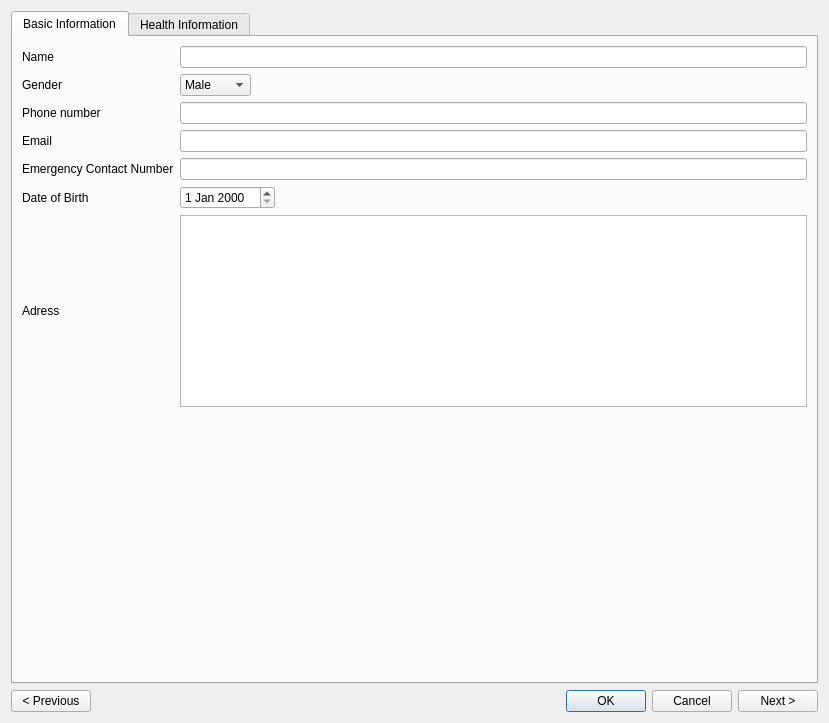
<?xml version="1.0" encoding="UTF-8"?>
<ui version="4.0">
 <class>AddMembers</class>
 <widget class="QDialog" name="AddMembers">
  <property name="geometry">
   <rect>
    <x>0</x>
    <y>0</y>
    <width>829</width>
    <height>723</height>
   </rect>
  </property>
  <property name="windowTitle">
   <string>Dialog</string>
  </property>
  <layout class="QVBoxLayout" name="verticalLayout_2">
   <item>
    <widget class="QTabWidget" name="tabWidget">
     <property name="tabShape">
      <enum>QTabWidget::TabShape::Rounded</enum>
     </property>
     <property name="currentIndex">
      <number>0</number>
     </property>
     <widget class="QWidget" name="tab">
      <attribute name="title">
       <string>Basic Information</string>
      </attribute>
      <layout class="QVBoxLayout" name="verticalLayout_3">
       <item>
        <layout class="QGridLayout" name="gridLayout_2">
         <item row="0" column="0">
          <widget class="QLabel" name="label">
           <property name="text">
            <string>Name</string>
           </property>
          </widget>
         </item>
         <item row="0" column="1" colspan="3">
          <widget class="QLineEdit" name="lineEdit"/>
         </item>
         <item row="1" column="0">
          <widget class="QLabel" name="label_4">
           <property name="text">
            <string>Gender</string>
           </property>
          </widget>
         </item>
         <item row="1" column="1">
          <widget class="QComboBox" name="comboBox">
           <item>
            <property name="text">
             <string>Male</string>
            </property>
           </item>
           <item>
            <property name="text">
             <string>Female</string>
            </property>
           </item>
           <item>
            <property name="text">
             <string>Other</string>
            </property>
           </item>
          </widget>
         </item>
         <item row="1" column="2" colspan="2">
          <spacer name="horizontalSpacer_4">
           <property name="orientation">
            <enum>Qt::Orientation::Horizontal</enum>
           </property>
           <property name="sizeHint" stdset="0">
            <size>
             <width>40</width>
             <height>20</height>
            </size>
           </property>
          </spacer>
         </item>
         <item row="2" column="0">
          <widget class="QLabel" name="label_6">
           <property name="text">
            <string>Phone number</string>
           </property>
          </widget>
         </item>
         <item row="2" column="1" colspan="3">
          <widget class="QLineEdit" name="lineEdit_4"/>
         </item>
         <item row="3" column="0">
          <widget class="QLabel" name="label_7">
           <property name="text">
            <string>Email</string>
           </property>
          </widget>
         </item>
         <item row="3" column="1" colspan="3">
          <widget class="QLineEdit" name="lineEdit_3"/>
         </item>
         <item row="4" column="0">
          <widget class="QLabel" name="label_8">
           <property name="text">
            <string>Emergency Contact Number</string>
           </property>
          </widget>
         </item>
         <item row="4" column="1" colspan="3">
          <widget class="QLineEdit" name="lineEdit_2"/>
         </item>
         <item row="5" column="0">
          <widget class="QLabel" name="label_3">
           <property name="text">
            <string>Date of Birth</string>
           </property>
          </widget>
         </item>
         <item row="5" column="1" colspan="2">
          <widget class="QDateEdit" name="dateEdit"/>
         </item>
         <item row="5" column="3">
          <spacer name="horizontalSpacer_5">
           <property name="orientation">
            <enum>Qt::Orientation::Horizontal</enum>
           </property>
           <property name="sizeHint" stdset="0">
            <size>
             <width>40</width>
             <height>20</height>
            </size>
           </property>
          </spacer>
         </item>
         <item row="6" column="0">
          <widget class="QLabel" name="label_5">
           <property name="text">
            <string>Adress</string>
           </property>
          </widget>
         </item>
         <item row="6" column="1" colspan="3">
          <widget class="QTextEdit" name="textEdit"/>
         </item>
        </layout>
       </item>
       <item>
        <spacer name="verticalSpacer">
         <property name="orientation">
          <enum>Qt::Orientation::Vertical</enum>
         </property>
         <property name="sizeHint" stdset="0">
          <size>
           <width>20</width>
           <height>189</height>
          </size>
         </property>
        </spacer>
       </item>
      </layout>
     </widget>
     <widget class="QWidget" name="tab_2">
      <attribute name="title">
       <string>Health Information</string>
      </attribute>
      <layout class="QVBoxLayout" name="verticalLayout">
       <item>
        <layout class="QGridLayout" name="gridLayout">
         <item row="0" column="0">
          <widget class="QLabel" name="label_2">
           <property name="text">
            <string>Height</string>
           </property>
          </widget>
         </item>
         <item row="0" column="1" colspan="2">
          <widget class="QLineEdit" name="lineEdit_6"/>
         </item>
         <item row="1" column="0">
          <widget class="QLabel" name="label_9">
           <property name="text">
            <string>Weight</string>
           </property>
          </widget>
         </item>
         <item row="1" column="1" colspan="2">
          <widget class="QLineEdit" name="lineEdit_7"/>
         </item>
         <item row="2" column="0">
          <widget class="QLabel" name="label_10">
           <property name="text">
            <string>Fitness Goal</string>
           </property>
          </widget>
         </item>
         <item row="2" column="1">
          <widget class="QComboBox" name="comboBox_2">
           <item>
            <property name="text">
             <string>General Fitness</string>
            </property>
           </item>
           <item>
            <property name="text">
             <string>Weight Loss</string>
            </property>
           </item>
           <item>
            <property name="text">
             <string>Muscle Gain</string>
            </property>
           </item>
          </widget>
         </item>
         <item row="2" column="2">
          <spacer name="horizontalSpacer_2">
           <property name="orientation">
            <enum>Qt::Orientation::Horizontal</enum>
           </property>
           <property name="sizeHint" stdset="0">
            <size>
             <width>40</width>
             <height>20</height>
            </size>
           </property>
          </spacer>
         </item>
         <item row="3" column="0">
          <widget class="QLabel" name="label_11">
           <property name="text">
            <string>Medical Conditions</string>
           </property>
          </widget>
         </item>
         <item row="3" column="1" colspan="2">
          <widget class="QLineEdit" name="lineEdit_8"/>
         </item>
         <item row="4" column="0">
          <widget class="QLabel" name="label_12">
           <property name="text">
            <string>Trainer</string>
           </property>
          </widget>
         </item>
         <item row="4" column="1">
          <widget class="QComboBox" name="comboBox_3">
           <item>
            <property name="text">
             <string>Trainer 1</string>
            </property>
           </item>
           <item>
            <property name="text">
             <string>Trainer 2</string>
            </property>
           </item>
          </widget>
         </item>
         <item row="4" column="2">
          <spacer name="horizontalSpacer_3">
           <property name="orientation">
            <enum>Qt::Orientation::Horizontal</enum>
           </property>
           <property name="sizeHint" stdset="0">
            <size>
             <width>40</width>
             <height>20</height>
            </size>
           </property>
          </spacer>
         </item>
        </layout>
       </item>
       <item>
        <spacer name="verticalSpacer_2">
         <property name="orientation">
          <enum>Qt::Orientation::Vertical</enum>
         </property>
         <property name="sizeHint" stdset="0">
          <size>
           <width>20</width>
           <height>424</height>
          </size>
         </property>
        </spacer>
       </item>
      </layout>
     </widget>
    </widget>
   </item>
   <item>
    <layout class="QHBoxLayout" name="horizontalLayout">
     <item>
      <widget class="QPushButton" name="pushButton_2">
       <property name="text">
        <string>&lt; Previous</string>
       </property>
      </widget>
     </item>
     <item>
      <spacer name="horizontalSpacer">
       <property name="orientation">
        <enum>Qt::Orientation::Horizontal</enum>
       </property>
       <property name="sizeHint" stdset="0">
        <size>
         <width>40</width>
         <height>20</height>
        </size>
       </property>
      </spacer>
     </item>
     <item>
      <widget class="QDialogButtonBox" name="buttonBox">
       <property name="orientation">
        <enum>Qt::Orientation::Horizontal</enum>
       </property>
       <property name="standardButtons">
        <set>QDialogButtonBox::StandardButton::Cancel|QDialogButtonBox::StandardButton::Ok</set>
       </property>
      </widget>
     </item>
     <item>
      <widget class="QPushButton" name="pushButton">
       <property name="text">
        <string>Next &gt;</string>
       </property>
      </widget>
     </item>
    </layout>
   </item>
  </layout>
 </widget>
 <resources/>
 <connections>
  <connection>
   <sender>buttonBox</sender>
   <signal>rejected()</signal>
   <receiver>AddMembers</receiver>
   <slot>reject()</slot>
   <hints>
    <hint type="sourcelabel">
     <x>316</x>
     <y>260</y>
    </hint>
    <hint type="destinationlabel">
     <x>286</x>
     <y>274</y>
    </hint>
   </hints>
  </connection>
  <connection>
   <sender>buttonBox</sender>
   <signal>accepted()</signal>
   <receiver>AddMembers</receiver>
   <slot>accept()</slot>
   <hints>
    <hint type="sourcelabel">
     <x>248</x>
     <y>254</y>
    </hint>
    <hint type="destinationlabel">
     <x>157</x>
     <y>274</y>
    </hint>
   </hints>
  </connection>
 </connections>
</ui>
